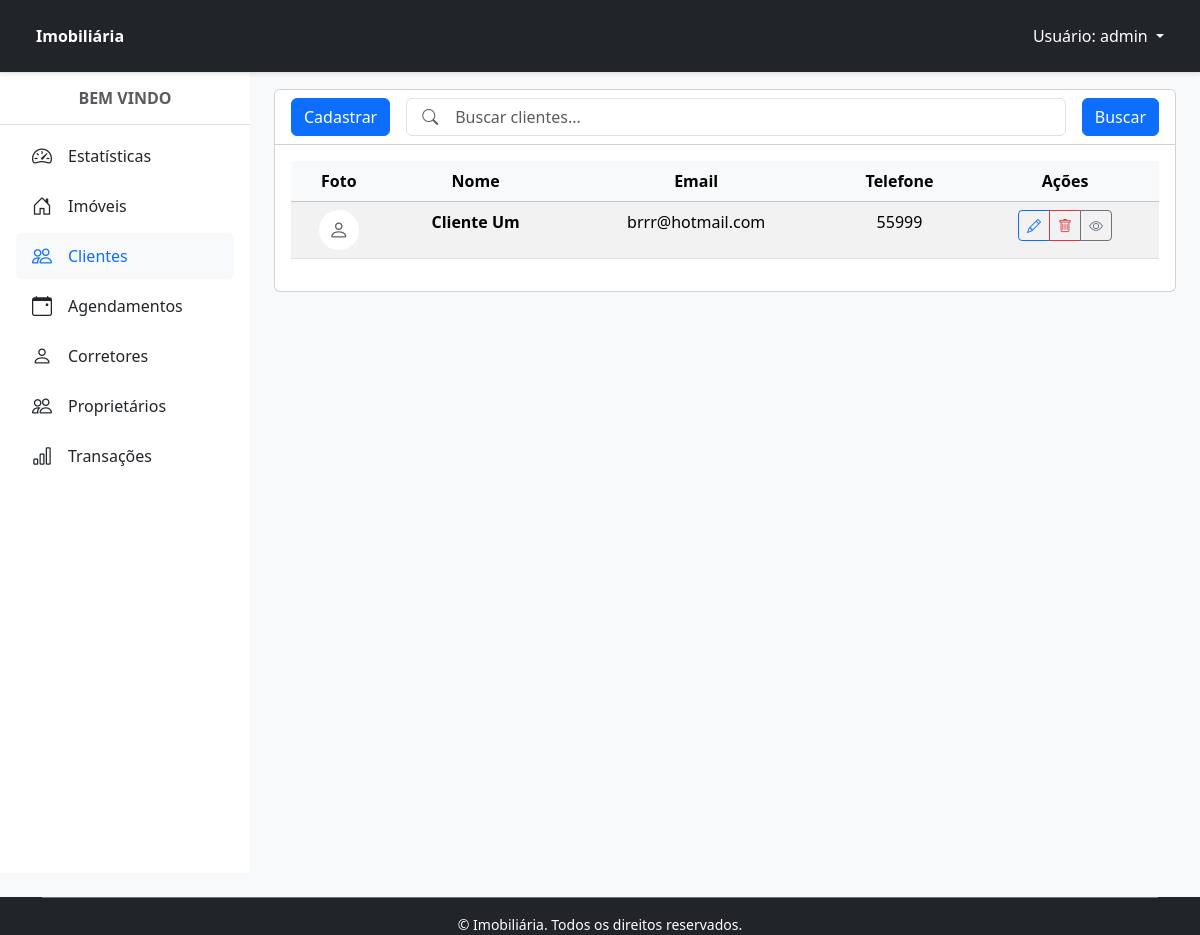
Page /clientes/ (signed in) on the earlier database version.
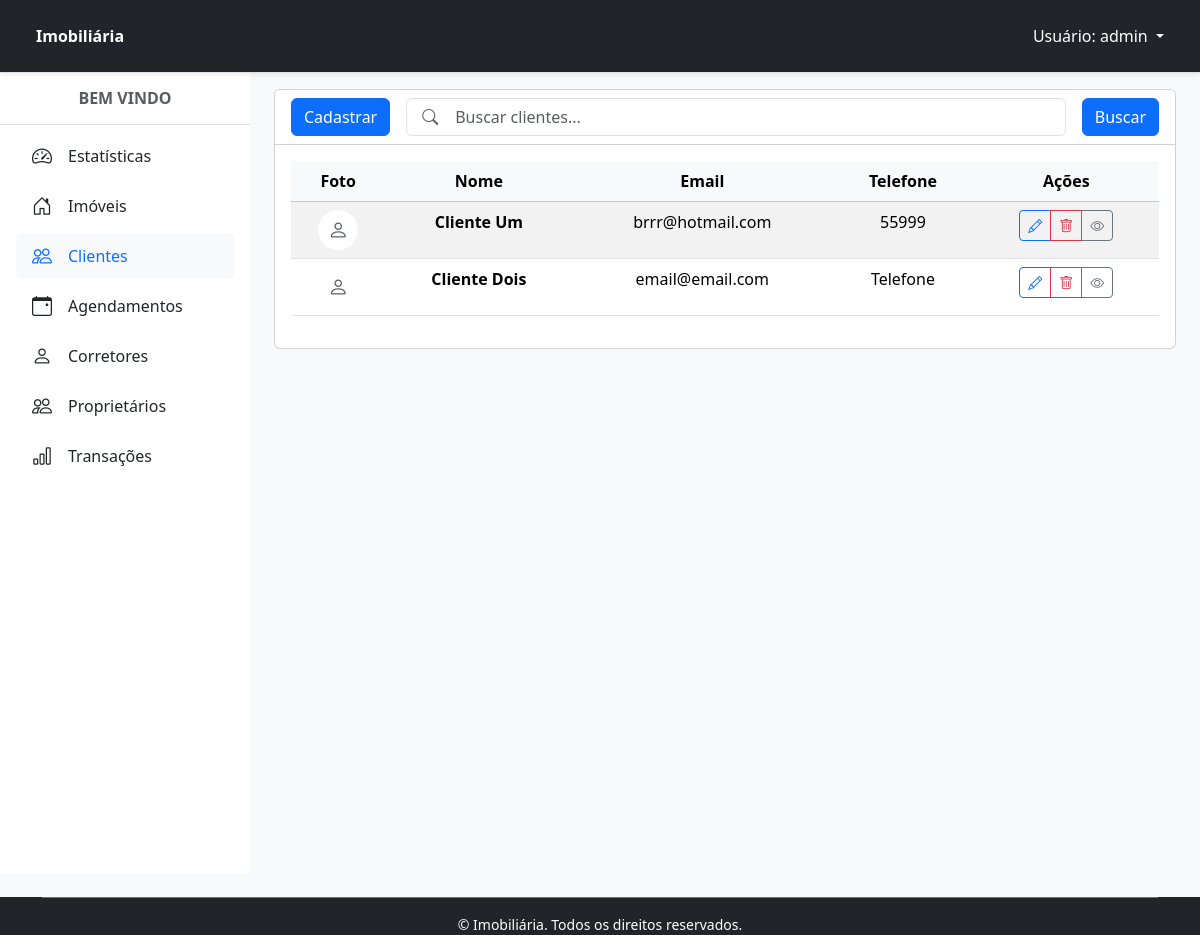
Same page on the later database version.
### cliente/models.py (models this page shows, shortened)
class Cliente(Pessoa):
    codigoCliente = models.CharField('Código do Cliente', max_length=10, unique=True, help_text='Código único do cliente')
    class Meta:
        verbose_name = 'Cliente'
        verbose_name_plural = 'Clientes'

### cliente/views.py (the view)
# urls.py: path('clientes/', ClientesView.as_view(), name='cliente'),
class ClientesView(PermissionRequiredMixin, ListView):
    permission_required = 'cliente.view_cliente'
    permission_denied_message = 'Visualizar cliente'
    model = Cliente
    template_name = 'clientes.html'
    def get_queryset(self):
        buscar = self.request.GET.get('buscar')
        qs = super().get_queryset()
        if buscar:
            qs = qs.filter(nome__icontains=buscar)
        if qs.count() > 0:
            paginator = Paginator(qs, 10)
            listagem = paginator.get_page(self.request.GET.get('page'))
            return listagem
        else:
            messages.info(self.request, 'Nenhum cliente encontrado com esse nome')
            return Cliente.objects.none()
    def get_context_data(self, **kwargs):
        context = super().get_context_data(**kwargs)
        context['total_clientes'] = Cliente.objects.count()
        return context

### cliente/templates/clientes.html (shortened to what the changed rows need)
{% extends "principal.html" %}
{% block content %}
    <div class="container-fluid">
        <div class="row">
            <main class="col-md-9 col-lg-12 p-3">
                <div class="card">
                    <div class="card-body">
                        <div class="table-responsive">
                            <table class="table table-hover table-striped">
                                <thead class="table-light text-center">
                                    <tr>
                                        <th>Foto</th>
                                        <th>Nome</th>
                                        <th>Email</th>
                                        <th>Telefone</th>
                                        <th>Ações</th>
                                    </tr>
                                </thead>
                                <tbody class="text-center">
                                    {% for cliente in object_list %}
                                    <tr>
                                        <td>
                                            {% if cliente.foto %}
                                            <img src="{{ cliente.foto.url }}" class="rounded-circle" width="40" height="40" alt="Foto do cliente"/>
                                            {% else %}
                                            <div class="bg-white rounded-circle d-flex align-items-center justify-content-center mx-auto" style="width: 40px; height: 40px;">
                                                <i class="bi bi-person text-muted fs-5"></i>
                                            </div>
                                            {% endif %}
                                        </td>
                                        <td class="fw-bold">{{ cliente.nome }}</td>
                                        <td>{{ cliente.email|default:"-" }}</td>
                                        <td>{{ cliente.telefone|default:"-" }}</td>
                                        <td class="text-center">
                                            <div class="btn-group btn-group-sm" role="group">
                                                {% if perms.cliente.change_cliente %}
                                                <a href="{% url 'cliente_editar' cliente.pk %}" class="btn btn-outline-primary" title="Editar">
                                                    <i class="bi bi-pencil"></i>
                                                </a>
                                                {% endif %}
                                                {% if perms.cliente.delete_cliente %}
                                                <a href="{% url 'cliente_apagar' cliente.pk %}" class="btn btn-outline-danger" title="Excluir">
                                                    <i class="bi bi-trash"></i>
                                                </a>
                                                {% endif %}
                                                <button type="button" class="btn btn-outline-secondary" data-bs-toggle="modal" data-bs-target="#modal{{cliente.id}}">
                                                    <i class="bi bi-eye"></i>
                                                </button>
                                            </div>
                                        </td>
                                    </tr>
                                    {% endfor %}
                                </tbody>
                            </table>
                        </div>
                    </div>
                </div>
            </main>
        </div>
    </div>
</html>
{% endblock %}

Differences in the rows shown:
added Cliente: nome "Cliente Dois", email "email@email.com", telefone "Telefone"
